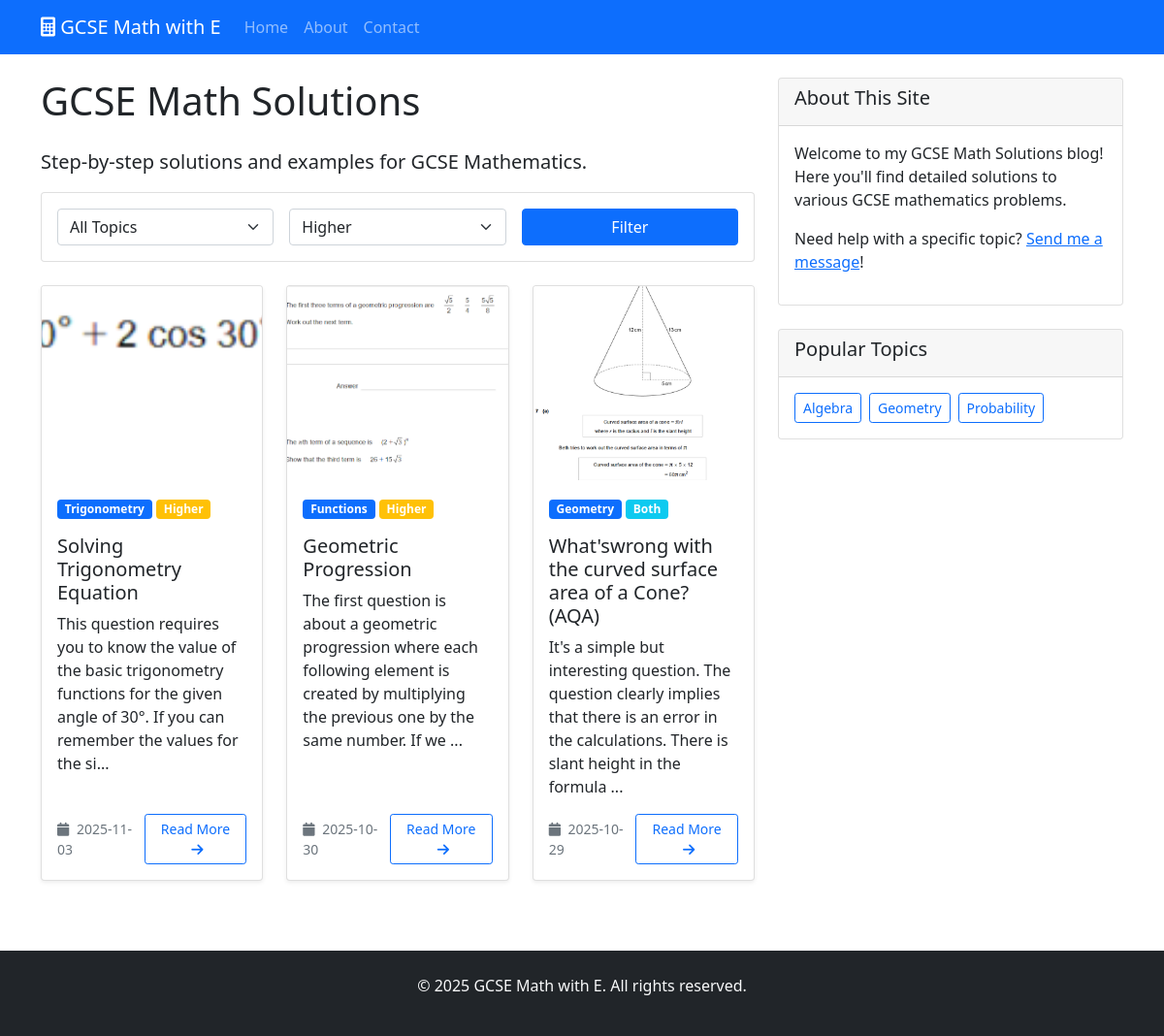
Screenshot of /?difficulty=higher with the database file from the repository.
### tables this page shows
CREATE TABLE posts (
                id INTEGER PRIMARY KEY AUTOINCREMENT,
                title TEXT NOT NULL,
                content TEXT NOT NULL,
                topic TEXT NOT NULL,
                difficulty TEXT,
                image_path TEXT,
                is_published BOOLEAN DEFAULT TRUE,
                created_at TIMESTAMP DEFAULT CURRENT_TIMESTAMP,
                updated_at TIMESTAMP DEFAULT CURRENT_TIMESTAMP
            );

### main.py (the view)
@app.route('/')
def index():
    page = request.args.get('page', 1, type=int)
    topic = request.args.get('topic', '')
    difficulty = request.args.get('difficulty', '')
    db = get_db()
    query = 'SELECT * FROM posts WHERE is_published = 1'
    params = []
    if topic:
        query += ' AND topic = ?'
        params.append(topic)
    if difficulty and difficulty != 'all':
        query += ' AND (difficulty = ? OR difficulty = ?)'
        params.extend([difficulty, 'both'])
    query += ' ORDER BY created_at DESC LIMIT 6 OFFSET ?'
    params.append((page - 1) * 6)
    posts = db.execute(query, params).fetchall()
    count_query = 'SELECT COUNT(*) FROM posts WHERE is_published = 1'
    count_params = []
    if topic:
        count_query += ' AND topic = ?'
        count_params.append(topic)
    if difficulty and difficulty != 'all':
        count_query += ' AND (difficulty = ? OR difficulty = ?)'
        count_params.extend([difficulty, 'both'])
    total_posts = db.execute(count_query, count_params).fetchone()[0]
    total_pages = (total_posts + 5) // 6 if total_posts > 0 else 1
    return render_template('index.html',
                           posts=posts,
                           topic=topic,
                           difficulty=difficulty,
                           current_page=page,
                           total_pages=total_pages)

### main.py (called while the page is built)
def get_db():
    conn = sqlite3.connect(app.config['DATABASE'])
    conn.row_factory = sqlite3.Row
    return conn

### templates/index.html (shortened to what this page needs)
{% extends "base.html" %}
{% block content %}
<div class="row">
    <div class="col-md-8">
        <h1 class="mb-4">GCSE Math Solutions</h1>
        <p class="lead">Step-by-step solutions and examples for GCSE Mathematics.</p>
        <div class="card mb-4">
            <div class="card-body">
                <form method="GET" class="row g-3">
                    <div class="col-md-4">
                        <select name="topic" class="form-select">
                            <option value="">All Topics</option>
                        </select>
                    </div>
                    <div class="col-md-4">
                        <select name="difficulty" class="form-select">
                            <option value="higher" {% if difficulty == 'higher' %}selected{% endif %}>Higher</option>
                        </select>
                    </div>
                    <div class="col-md-4">
                        <button type="submit" class="btn btn-primary w-100">Filter</button>
                    </div>
                </form>
            </div>
        </div>
        {% if posts %}
            <div class="row">
                {% for post in posts %}
                <div class="col-md-6 col-lg-4 mb-4">
                    <div class="card h-100 shadow-sm">
                        {% if post.image_path %}
                        <img src="{{ url_for('static', filename='uploads/' + post.image_path) }}"
                             class="card-img-top" alt="{{ post.title }}"
                             style="height: 200px; object-fit: cover;">
                        {% else %}
                        <div class="card-img-top bg-light d-flex align-items-center justify-content-center"
                             style="height: 200px;">
                            <i class="fas fa-calculator fa-3x text-muted"></i>
                        </div>
                        {% endif %}
                        <div class="card-body d-flex flex-column">
                            <div class="mb-2">
                                <span class="badge bg-primary mb-2">{{ post.topic|title }}</span>
                                {% if post.difficulty %}
                                <span class="badge bg-{{ 'success' if post.difficulty == 'foundation' else 'warning' if post.difficulty == 'higher' else 'info' }}">
                                    {{ post.difficulty|title }}
                                </span>
                                {% endif %}
                            </div>
                            <h5 class="card-title">{{ post.title }}</h5>
                            <p class="card-text flex-grow-1">
                                {% if post.content|length > 150 %}
                                    {{ post.content[:150] }}...
                                {% else %}
                                    {{ post.content }}
                                {% endif %}
                            </p>
                            <div class="mt-auto">
                                <div class="d-flex justify-content-between align-items-center">
                                    <small class="text-muted">
                                        <i class="fas fa-calendar me-1"></i>
                                        {{ post.created_at[:10] }}
                                    </small>
                                    <a href="{{ url_for('show_post', post_id=post.id) }}"
                                       class="btn btn-outline-primary btn-sm">
                                        Read More <i class="fas fa-arrow-right ms-1"></i>
                                    </a>
                                </div>
                            </div>
                        </div>
                    </div>
                </div>
                {% endfor %}
            </div>
        {% else %}
            <div class="alert alert-info">
                No posts found matching your criteria.
            </div>
        {% endif %}
    </div>
    <div class="col-md-4">
        <div class="card">
            <div class="card-header">
                <h5>About This Site</h5>
            </div>
            <div class="card-body">
                <p>Welcome to my GCSE Math Solutions blog! Here you'll find detailed solutions to various GCSE mathematics problems.</p>
                <p>Need help with a specific topic? <a href="{{ url_for('contact') }}">Send me a message</a>!</p>
            </div>
        </div>
        <div class="card mt-4">
            <div class="card-header">
                <h5>Popular Topics</h5>
            </div>
            <div class="card-body">
                <div class="d-flex flex-wrap gap-2">
                    <a href="{{ url_for('index', topic='algebra') }}" class="btn btn-outline-primary btn-sm">Algebra</a>
                    <a href="{{ url_for('index', topic='geometry') }}" class="btn btn-outline-primary btn-sm">Geometry</a>
                    <a href="{{ url_for('index', topic='probability') }}" class="btn btn-outline-primary btn-sm">Probability</a>
                </div>
            </div>
        </div>
    </div>
</div>
{% endblock %}

### rows the page displays
posts: image_path (picture), topic "Trigonometry", difficulty "Higher", title "Solving Trigonometry Equation", content "This question requires you to know the value of the basic trigonometry functions for the given angle of 30°. If you can remember the values for the si", created_at "2025-11-03"
posts: image_path (picture), topic "Functions", difficulty "Higher", title "Geometric Progression", content "The first question is about a geometric progression where each following element is created by multiplying the previous one by the same number. If we", created_at "2025-10-30"
posts: image_path (picture), topic "Geometry", difficulty "Both", title "What'swrong with the curved surface area of a Cone? (AQA)", content "It's a simple but interesting question. The question clearly implies that there is an error in the calculations. There is slant height in the formula", created_at "2025-10-29"
